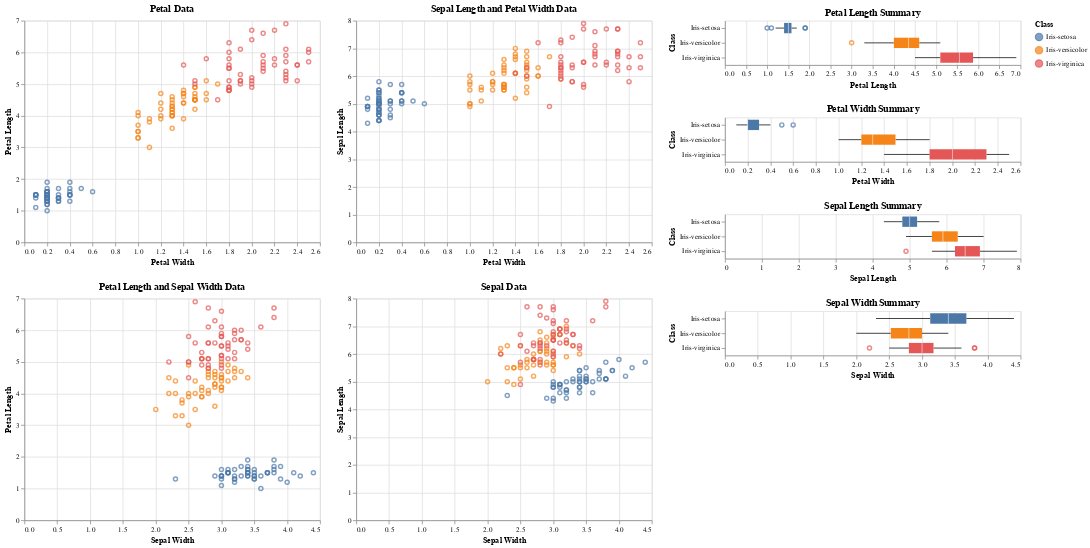

Source (notebook cell):
### Code cell
#combining all charts
points_1 & points_2 | points_3 & points_4 | box_1 & box_2 & box_3 & box_4

### Figure 1 — Vega-Lite specification as saved in the notebook (floating-point values rounded to 4 significant figures; data arrays with more than 128 entries replaced by an {"elided": "..."} marker saying what was removed)
{"config": {"view": {"continuousWidth": 400, "continuousHeight": 300}}, "hconcat": [{"vconcat": [{"mark": "point", "encoding": {"color": {"condition": {"type": "nominal", "field": "Class", "selection": "selector001"}, "value": "lightgray"}, "x": {"type": "quantitative", "field": "Petal Width"}, "y": {"type": "quantitative", "field": "Petal Length"}}, "selection": {"selector001": {"type": "interval"}}, "title": "Petal Data"}, {"mark": "point", "encoding": {"color": {"condition": {"type": "nominal", "field": "Class", "selection": "selector001"}, "value": "lightgray"}, "x": {"type": "quantitative", "field": "Sepal Width"}, "y": {"type": "quantitative", "field": "Petal Length"}}, "selection": {"selector001": {"type": "interval"}}, "title": "Petal Length and Sepal Width Data"}]}, {"vconcat": [{"mark": "point", "encoding": {"color": {"condition": {"type": "nominal", "field": "Class", "selection": "selector001"}, "value": "lightgray"}, "x": {"type": "quantitative", "field": "Petal Width"}, "y": {"type": "quantitative", "field": "Sepal Length"}}, "selection": {"selector001": {"type": "interval"}}, "title": "Sepal Length and Petal Width Data"}, {"mark": "point", "encoding": {"color": {"condition": {"type": "nominal", "field": "Class", "selection": "selector001"}, "value": "lightgray"}, "x": {"type": "quantitative", "field": "Sepal Width"}, "y": {"type": "quantitative", "field": "Sepal Length"}}, "selection": {"selector001": {"type": "interval"}}, "title": "Sepal Data"}]}, {"vconcat": [{"mark": "boxplot", "encoding": {"color": {"type": "nominal", "field": "Class"}, "x": {"type": "quantitative", "field": "Petal Length"}, "y": {"type": "nominal", "field": "Class"}}, "title": "Petal Length Summary", "transform": [{"filter": {"selection": "selector001"}}]}, {"mark": "boxplot", "encoding": {"color": {"type": "nominal", "field": "Class"}, "x": {"type": "quantitative", "field": "Petal Width"}, "y": {"type": "nominal", "field": "Class"}}, "title": "Petal Width Summary", "transform": [{"filter": {"selection": "selector001"}}]}, {"mark": "boxplot", "encoding": {"color": {"type": "nominal", "field": "Class"}, "x": {"type": "quantitative", "field": "Sepal Length"}, "y": {"type": "nominal", "field": "Class"}}, "title": "Sepal Length Summary", "transform": [{"filter": {"selection": "selector001"}}]}, {"mark": "boxplot", "encoding": {"color": {"type": "nominal", "field": "Class"}, "x": {"type": "quantitative", "field": "Sepal Width"}, "y": {"type": "nominal", "field": "Class"}}, "title": "Sepal Width Summary", "transform": [{"filter": {"selection": "selector001"}}]}]}], "data": {"name": "data-ac6934c2f4458f3f04cac25a1411fd13"}, "$schema": "https://vega.github.io/schema/vega-lite/v4.8.1.json", "datasets": {"data-ac6934c2f4458f3f04cac25a1411fd13": {"elided": "150 records"}}}
